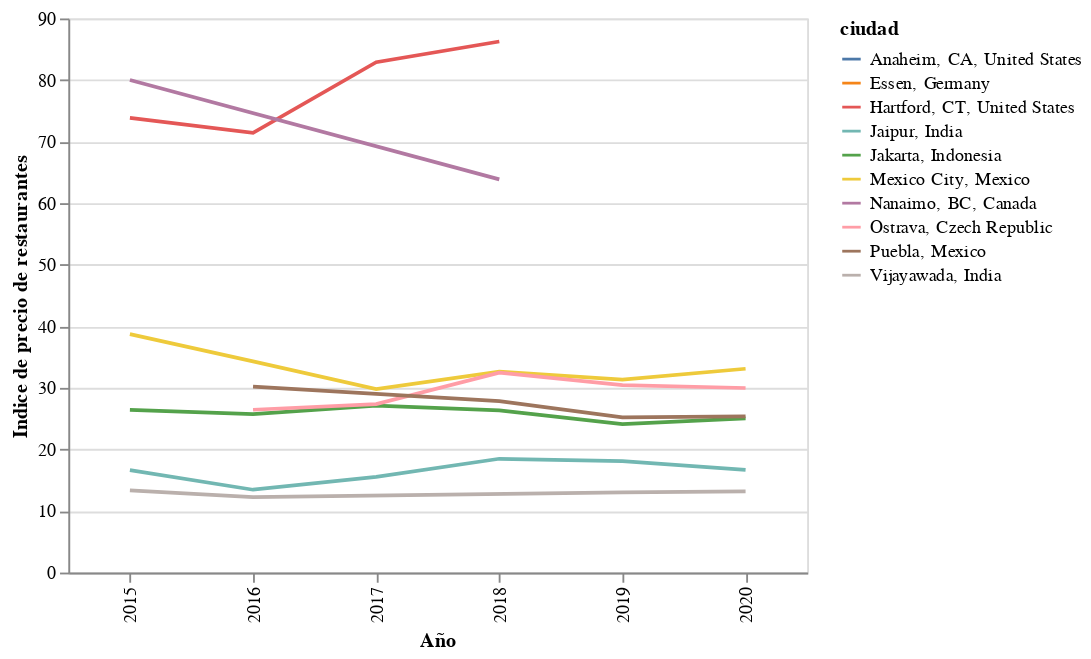

Notebook cell for this chart:
### Code cell
alt.Chart(life_cost[lambda df: df['city'].isin(my_cities)]).mark_line().encode(
    alt.X('year:O', title='Año'),
    alt.Y('restaurant_price_index:Q', title='Indice de precio de restaurantes'),
    alt.Color('city:N', title='ciudad')
)

### Figure 1 — Vega-Lite specification as saved in the notebook (floating-point values rounded to 4 significant figures)
{"$schema": "https://vega.github.io/schema/vega-lite/v3.4.0.json", "config": {"background": "white", "mark": {"tooltip": null}, "view": {"height": 300, "width": 400}}, "data": {"name": "data-1383fcab6e208057159d1365487df858"}, "datasets": {"data-1383fcab6e208057159d1365487df858": [{"city": "Hartford, CT, United States", "cost_of_living_index": 89.47, "cost_of_living_plus_rent_index": 64.24, "groceries_index": 107.0, "local_purchasing_power_index": 136.3, "rank": 82, "rent_index": 37.84, "restaurant_price_index": 73.86, "year": 2015}, {"city": "Nanaimo, BC, Canada", "cost_of_living_index": 80.97, "cost_of_living_plus_rent_index": 53.86, "groceries_index": 86.05, "local_purchasing_power_index": 76.96, "rank": 153, "rent_index": 25.5, "restaurant_price_index": 80, "year": 2015}, {"city": "Mexico City, Mexico", "cost_of_living_index": 47.09, "cost_of_living_plus_rent_index": 33.73, "groceries_index": 44.17, "local_purchasing_power_index": 59.15, "rank": 346, "rent_index": 19.74, "restaurant_price_index": 38.73, "year": 2015}, {"city": "Jakarta, Indonesia", "cost_of_living_index": 44.69, "cost_of_living_plus_rent_index": 33.28, "groceries_index": 49.66, "local_purchasing_power_index": 25, "rank": 359, "rent_index": 21.33, "restaurant_price_index": 26.42, "year": 2015}, {"city": "Vijayawada, India", "cost_of_living_index": 27.68, "cost_of_living_plus_rent_index": 16.25, "groceries_index": 25.64, "local_purchasing_power_index": 41.77, "rank": 440, "rent_index": 4.28, "restaurant_price_index": 13.35, "year": 2015}, {"city": "Jaipur, India", "cost_of_living_index": 26.95, "cost_of_living_plus_rent_index": 16.06, "groceries_index": 31.01, "local_purchasing_power_index": 52.81, "rank": 445, "rent_index": 4.65, "restaurant_price_index": 16.63, "year": 2015}, {"city": "Anaheim, CA, United States", "cost_of_living_index": 83.81, "cost_of_living_plus_rent_index": 67.38, "groceries_index": 89.61, "local_purchasing_power_index": 140.8, "rank": 46, "rent_index": 49.63, "restaurant_price_index": 80.49, "year": 2016}, {"city": "Hartford, CT, United States", "cost_of_living_index": 75.77, "cost_of_living_plus_rent_index": 57.41, "groceries_index": 80.45, "local_purchasing_power_index": 172.8, "rank": 125, "rent_index": 37.56, "restaurant_price_index": 71.41, "year": 2016}, {"city": "Jakarta, Indonesia", "cost_of_living_index": 43.92, "cost_of_living_plus_rent_index": 34.02, "groceries_index": 48.12, "local_purchasing_power_index": 37.46, "rank": 343, "rent_index": 23.31, "restaurant_price_index": 25.73, "year": 2016}, {"city": "Ostrava, Czech Republic", "cost_of_living_index": 42.88, "cost_of_living_plus_rent_index": 27.66, "groceries_index": 37.28, "local_purchasing_power_index": 80.58, "rank": 351, "rent_index": 11.22, "restaurant_price_index": 26.45, "year": 2016}, {"city": "Mexico City, Mexico", "cost_of_living_index": 39.16, "cost_of_living_plus_rent_index": 28.54, "groceries_index": 36.51, "local_purchasing_power_index": 64.78, "rank": 378, "rent_index": 17.05, "restaurant_price_index": 34.31, "year": 2016}, {"city": "Puebla, Mexico", "cost_of_living_index": 35.63, "cost_of_living_plus_rent_index": 22.57, "groceries_index": 32.03, "local_purchasing_power_index": 65.68, "rank": 415, "rent_index": 8.46, "restaurant_price_index": 30.2, "year": 2016}, {"city": "Jaipur, India", "cost_of_living_index": 25.47, "cost_of_living_plus_rent_index": 15.39, "groceries_index": 26.38, "local_purchasing_power_index": 74.04, "rank": 477, "rent_index": 4.48, "restaurant_price_index": 13.46, "year": 2016}, {"city": "Vijayawada, India", "cost_of_living_index": 23.85, "cost_of_living_plus_rent_index": 14.47, "groceries_index": 24.69, "local_purchasing_power_index": 62.7, "rank": 490, "rent_index": 4.34, "restaurant_price_index": 12.24, "year": 2016}, {"city": "Hartford, CT, United States", "cost_of_living_index": 80.07, "cost_of_living_plus_rent_index": 61.88, "groceries_index": 80.68, "local_purchasing_power_index": 107.3, "rank": 83, "rent_index": 42.11, "restaurant_price_index": 82.9, "year": 2017}, {"city": "Jakarta, Indonesia", "cost_of_living_index": 48.43, "cost_of_living_plus_rent_index": 36.41, "groceries_index": 52.41, "local_purchasing_power_index": 41.45, "rank": 340, "rent_index": 23.34, "restaurant_price_index": 27.1, "year": 2017}, {"city": "Ostrava, Czech Republic", "cost_of_living_index": 38.09, "cost_of_living_plus_rent_index": 24.49, "groceries_index": 33.76, "local_purchasing_power_index": 74.91, "rank": 396, "rent_index": 9.72, "restaurant_price_index": 27.37, "year": 2017}, {"city": "Mexico City, Mexico", "cost_of_living_index": 33.59, "cost_of_living_plus_rent_index": 24.96, "groceries_index": 31.39, "local_purchasing_power_index": 58.17, "rank": 431, "rent_index": 15.58, "restaurant_price_index": 29.8, "year": 2017}, {"city": "Jaipur, India", "cost_of_living_index": 25.43, "cost_of_living_plus_rent_index": 15.37, "groceries_index": 26.07, "local_purchasing_power_index": 74.41, "rank": 470, "rent_index": 4.44, "restaurant_price_index": 15.54, "year": 2017}, {"city": "Hartford, CT, United States", "cost_of_living_index": 80.86, "cost_of_living_plus_rent_index": 62.19, "groceries_index": 78.41, "local_purchasing_power_index": 101.6, "rank": 104, "rent_index": 42.15, "restaurant_price_index": 86.26, "year": 2018}, {"city": "Nanaimo, BC, Canada", "cost_of_living_index": 71.9, "cost_of_living_plus_rent_index": 49.33, "groceries_index": 78.03, "local_purchasing_power_index": 99.07, "rank": 219, "rent_index": 25.11, "restaurant_price_index": 63.87, "year": 2018}, {"city": "Jakarta, Indonesia", "cost_of_living_index": 46.47, "cost_of_living_plus_rent_index": 33.39, "groceries_index": 49.49, "local_purchasing_power_index": 34.8, "rank": 398, "rent_index": 19.34, "restaurant_price_index": 26.34, "year": 2018}, {"city": "Ostrava, Czech Republic", "cost_of_living_index": 44.78, "cost_of_living_plus_rent_index": 28.36, "groceries_index": 38.89, "local_purchasing_power_index": 78.36, "rank": 412, "rent_index": 10.73, "restaurant_price_index": 32.47, "year": 2018}, {"city": "Mexico City, Mexico", "cost_of_living_index": 37.54, "cost_of_living_plus_rent_index": 28.04, "groceries_index": 34.66, "local_purchasing_power_index": 64.03, "rank": 467, "rent_index": 17.84, "restaurant_price_index": 32.65, "year": 2018}, {"city": "Puebla, Mexico", "cost_of_living_index": 32.65, "cost_of_living_plus_rent_index": 20.38, "groceries_index": 28.36, "local_purchasing_power_index": 45.28, "rank": 496, "rent_index": 7.22, "restaurant_price_index": 27.84, "year": 2018}, {"city": "Jaipur, India", "cost_of_living_index": 27.11, "cost_of_living_plus_rent_index": 16.54, "groceries_index": 27.65, "local_purchasing_power_index": 76.5, "rank": 520, "rent_index": 5.19, "restaurant_price_index": 18.48, "year": 2018}, {"city": "Ostrava, Czech Republic", "cost_of_living_index": 41.94, "cost_of_living_plus_rent_index": 26.44, "groceries_index": 36.55, "local_purchasing_power_index": 78.33, "rank": 290, "rent_index": 9.66, "restaurant_price_index": 30.45, "year": 2019}, {"city": "Jakarta, Indonesia", "cost_of_living_index": 41.52, "cost_of_living_plus_rent_index": 28.95, "groceries_index": 42.7, "local_purchasing_power_index": 27.5, "rank": 293, "rent_index": 15.33, "restaurant_price_index": 24.12, "year": 2019}, {"city": "Mexico City, Mexico", "cost_of_living_index": 35.3, "cost_of_living_plus_rent_index": 26.82, "groceries_index": 32.06, "local_purchasing_power_index": 49.76, "rank": 350, "rent_index": 17.65, "restaurant_price_index": 31.33, "year": 2019}, {"city": "Puebla, Mexico", "cost_of_living_index": 31.91, "cost_of_living_plus_rent_index": 20.22, "groceries_index": 29.49, "local_purchasing_power_index": 33, "rank": 378, "rent_index": 7.56, "restaurant_price_index": 25.22, "year": 2019}, {"city": "Jaipur, India", "cost_of_living_index": 25.18, "cost_of_living_plus_rent_index": 15.56, "groceries_index": 24.22, "local_purchasing_power_index": 69.78, "rank": 408, "rent_index": 5.15, "restaurant_price_index": 18.09, "year": 2019}, {"city": "Vijayawada, India", "cost_of_living_index": 20.37, "cost_of_living_plus_rent_index": 12.98, "groceries_index": 20.18, "local_purchasing_power_index": 65.47, "rank": 431, "rent_index": 4.98, "restaurant_price_index": 13.01, "year": 2019}, {"city": "Essen, Germany", "cost_of_living_index": 64.47, "cost_of_living_plus_rent_index": 42.47, "groceries_index": 46.74, "local_purchasing_power_index": 87.25, "rank": 174, "rent_index": 18.47, "restaurant_price_index": 67.15, "year": 2020}, {"city": "Jakarta, Indonesia", "cost_of_living_index": 44.48, "cost_of_living_plus_rent_index": 32.49, "groceries_index": 45.41, "local_purchasing_power_index": 27.34, "rank": 265, "rent_index": 19.42, "restaurant_price_index": 25.06, "year": 2020}, {"city": "Ostrava, Czech Republic", "cost_of_living_index": 43.01, "cost_of_living_plus_rent_index": 27.75, "groceries_index": 37.18, "local_purchasing_power_index": 67.42, "rank": 277, "rent_index": 11.12, "restaurant_price_index": 29.98, "year": 2020}, {"city": "Mexico City, Mexico", "cost_of_living_index": 38.55, "cost_of_living_plus_rent_index": 29.89, "groceries_index": 33.75, "local_purchasing_power_index": 42.91, "rank": 317, "rent_index": 20.43, "restaurant_price_index": 33.11, "year": 2020}, {"city": "Puebla, Mexico", "cost_of_living_index": 34.53, "cost_of_living_plus_rent_index": 21.93, "groceries_index": 31.64, "local_purchasing_power_index": 38.22, "rank": 369, "rent_index": 8.19, "restaurant_price_index": 25.38, "year": 2020}, {"city": "Jaipur, India", "cost_of_living_index": 25.18, "cost_of_living_plus_rent_index": 15.45, "groceries_index": 24.09, "local_purchasing_power_index": 55.04, "rank": 420, "rent_index": 4.84, "restaurant_price_index": 16.69, "year": 2020}, {"city": "Vijayawada, India", "cost_of_living_index": 22.31, "cost_of_living_plus_rent_index": 14.07, "groceries_index": 23.04, "local_purchasing_power_index": 47.38, "rank": 438, "rent_index": 5.09, "restaurant_price_index": 13.19, "year": 2020}]}, "encoding": {"color": {"field": "city", "title": "ciudad", "type": "nominal"}, "x": {"field": "year", "title": "Año", "type": "ordinal"}, "y": {"field": "restaurant_price_index", "title": "Indice de precio de restaurantes", "type": "quantitative"}}, "mark": "line"}
